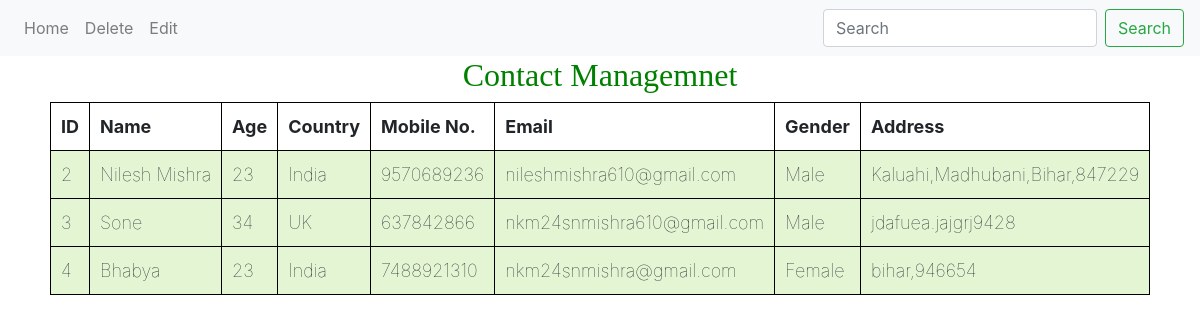
Page /View.php on the committed database.
### tables this page shows
CREATE TABLE `contact` (
  `id` int(11) NOT NULL,
  `name` varchar(50) NOT NULL,
  `age` varchar(50) NOT NULL,
  `country` varchar(50) NOT NULL,
  `contactN` varchar(50) NOT NULL,
  `email` varchar(50) NOT NULL,
  `gender` varchar(50) NOT NULL,
  `address` varchar(100) NOT NULL
);

### View.php (the view, shortened to what this page needs)
<?php
    $conn = mysqli_connect("localhost","root","","contactm");
    $sql="SELECT * FROM contact";
    $result=mysqli_query($conn,$sql);
?>
<!DOCTYPE html>
<html lang="en">
<head>
    <link rel="stylesheet" href="https://cdn.jsdelivr.net/npm/bootstrap@4.0.0/dist/css/bootstrap.min.css">
</head>
<body>
<nav class="navbar navbar-expand-lg navbar-light bg-light" >
  <div class="collapse navbar-collapse" id="navbarSupportedContent">
    <ul class="navbar-nav mr-auto">
      <li class="nav-item" >
        <a class="nav-link" href="home.php">Home <span class="sr-only">(current)</span></a>
      </li>
      <li class="nav-item">
        <a class="nav-link" href="#">Delete</a>
      </li>
      <li class="nav-item">
        <a class="nav-link" href="loginA.php">Edit</a>
      </li>
    </ul>
    <form class="form-inline my-2 my-lg-0">
      <input class="form-control mr-sm-2" type="search" placeholder="Search" aria-label="Search">
      <button class="btn btn-outline-success my-2 my-sm-0" type="submit">Search</button>
    </form>
  </div>
</nav>
    <section>
    <h1 >Contact Managemnet</h1>
        <table >
            <th>ID</th>
            <th>Name</th>
            <th>Age</th>
            <th>Country</th>
            <th>Mobile No.</th>
            <th>Email</th>
            <th>Gender </th>
            <th>Address</th>
            <?php
            while($rows=$result->fetch_assoc())
            {
                ?>
                <tr>
                <td><?php echo $rows['id'];?></td>
                <td><?php echo $rows['name'];?></td>
                <td><?php echo $rows['age'];?></td>
                <td><?php echo $rows['country'];?></td>
                <td><?php echo $rows['contactN'];?></td>
                <td><?php echo $rows['email'];?></td>
                <td><?php echo $rows['gender'];?></td>
                <td><?php echo $rows['address'];?></td>
                </tr>
                <?php
            }
            ?>
        </table>
    </section>
</body>
</html>

### View.php (style rules this page uses)
table { margin:0 auto; font-size:large; border:1px solid black; }
h1 { text-align:center; color:green; font-size:xx-large; font-family:'Gill Sans','Gill Sans MT','Calibri','Trebuchet MS','sans-serif'; }
td { background-color:#E4F5D4; border:1px solid black; }
th,td { font-weight:bold; border:1px solid black; padding: 10px; taxt-align: center; }
td { font-weight:lighter; }

### rows in the picture
contact: id "2", name "Nilesh Mishra", age "23", country "India", contactN "9570689236", email "nileshmishra610@gmail.com", gender "Male", address "Kaluahi,Madhubani,Bihar,847229"
contact: id "3", name "Sone", age "34", country "UK", contactN "637842866", email "nkm24snmishra610@gmail.com", gender "Male", address "jdafuea.jajgrj9428"
contact: id "4", name "Bhabya", age "23", country "India", contactN "7488921310", email "nkm24snmishra@gmail.com", gender "Female", address "bihar,946654"
